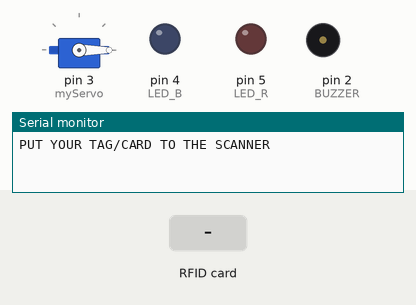
A sketch run on a simulated Arduino Uno, built with avr-gcc and run on an emulated ATmega328P. Parts: servo, output pins drawn as LEDs (lit = HIGH), buzzer (waves = sounding), the last lines printed to the serial monitor. The test bench sets the inputs (shaded band). Pins used as bus, display or sensor lines are not drawn.

Above: at 1.2 s.
1.3 s: RFID card 29 5D 48 C1 held to the reader
At 1.97 s:
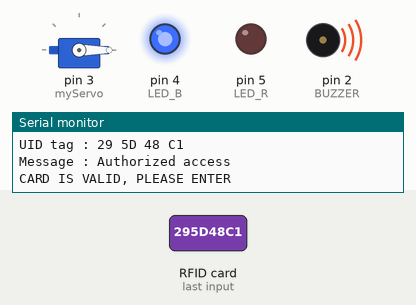
At 3.3 s:
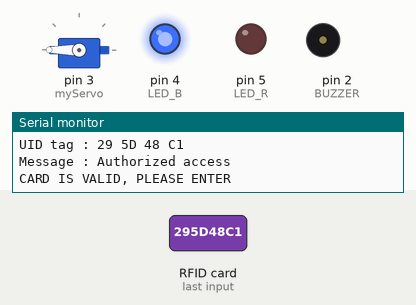
Timing chart, 0 to 8.6 s (numbered marks = the images above; inputs shaded):
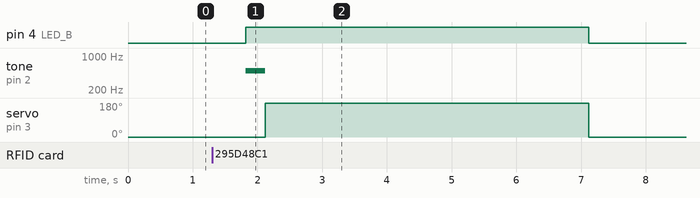

Measured:
- after the input at 1.3 s, pin 4 (LED_B): LOW → HIGH after 0.52 s, → LOW 5.3 s later; tone on pin 2 (BUZZER): silent → 500 Hz after 0.52 s, → silent 0.30 s later; servo on pin 3 (myServo): 0° → 180° after 0.82 s, → 0° 5.0 s later

The sketch:

rfid_open_door.ino
```cpp
//RFID
#include <SPI.h>
#include <MFRC522.h>
#include <Servo.h>
 

#define SS_PIN 10 //RFID SDA pin
#define RST_PIN 9 //RFID reset pin
#define LED_B 4 //blue LED pin
#define LED_R 5 //red LED pin
#define BUZZER 2 //buzzer pin
MFRC522 mfrc522(SS_PIN, RST_PIN);   // Create MFRC522 instance.
Servo myServo; //servo name, the usual

//RFID uses the MFRC522 module

void setup() {

  Serial.begin(9600); // Initiate a serial communication
  SPI.begin();   // Initiate SPI bus
  mfrc522.PCD_Init(); // Initiate MFRC522 senser
  myServo.attach(3); //servo moved
  myServo.write(0); //servo start position
  pinMode(LED_B, OUTPUT);
  pinMode(LED_R, OUTPUT);
  pinMode(BUZZER, OUTPUT);
  noTone(BUZZER);
  Serial.println("PUT YOUR TAG/CARD TO THE SCANNER");
  Serial.println();


}
void loop()
{


  if ( !mfrc522.PICC_IsNewCardPresent()) {// Look for new cards
    return;
  }

  if ( !mfrc522.PICC_ReadCardSerial()) { // Select one of the cards
    return;
  }

  Serial.print("UID tag :");//Show UID on serial monitor, get UID from Sketch 1[DumpINFO]
  String content= "";
  byte letter;
  for (byte i = 0; i < mfrc522.uid.size; i++) {
     Serial.print(mfrc522.uid.uidByte[i] < 0x10 ? " 0" : " ");
     Serial.print(mfrc522.uid.uidByte[i], HEX);
     content.concat(String(mfrc522.uid.uidByte[i] < 0x10 ? " 0" : " "));
     content.concat(String(mfrc522.uid.uidByte[i], HEX));
  }
  Serial.println();
  Serial.print("Message : ");
  content.toUpperCase();
  if (content.substring(1) == "29 5D 48 C1") //change here the UID of the card/cards that you want to give access here, use the DumpINFO sketch
  {
    Serial.println("Authorized access");
    Serial.print("CARD IS VALID, PLEASE ENTER");//change it to what you want
    delay(500);
    digitalWrite(LED_B, HIGH);
    tone(BUZZER, 500);
    delay(300);
    noTone(BUZZER);
    myServo.write(180);
    delay(5000);

    myServo.write(0);
    digitalWrite(LED_B, LOW);
  }

 else   {
    Serial.println(" Access denied");
    Serial.print("***REPORTED***");//change it to what you want
    digitalWrite(LED_R, HIGH);
    tone(BUZZER, 300);
    delay(5000);
    digitalWrite(LED_R, LOW);
    noTone(BUZZER);
  }
}
```
